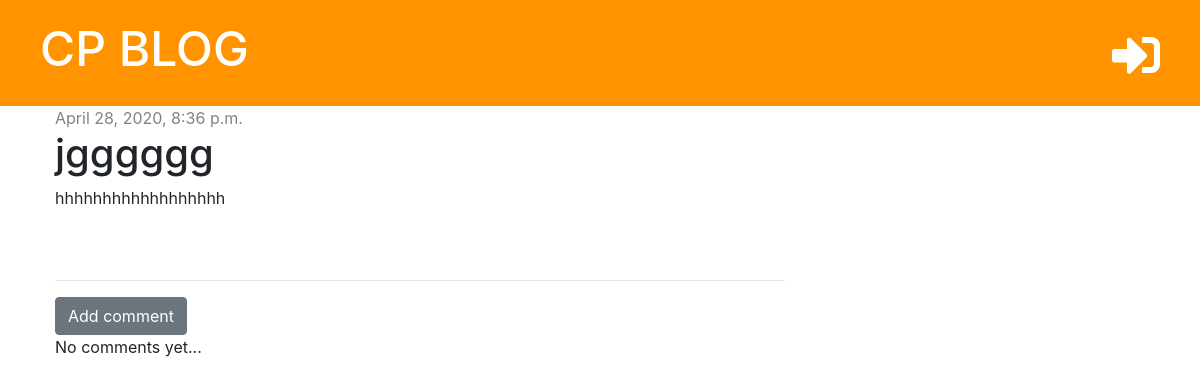
The page /post/9/ on the database as committed earlier.
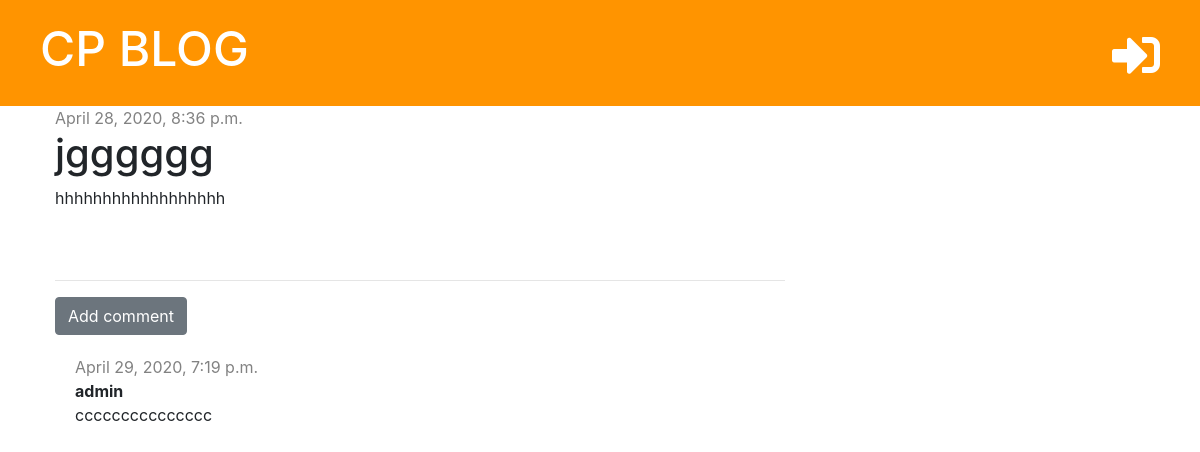
The same page on the database as committed later.
### blog/models.py (models this page shows, shortened)
class Comment(models.Model):
    post = models.ForeignKey('blog.Post', on_delete=models.CASCADE, related_name='comments')
    author = models.CharField(max_length=200)
    text = models.TextField()
    created_date = models.DateTimeField(default=timezone.now)
    approved = models.BooleanField(default=False)

### blog/views.py (the view)
# urls.py: path('post/<int:pk>/', views.post_detail, name='post_detail'),
def post_detail(request, pk):
    post = get_object_or_404(Post, pk=pk)
    stuff_for_frontend = {'post': post}
    return render(request, 'blog/post_detail.html', stuff_for_frontend)

### blog/templates/blog/post_detail.html (shortened to what this page needs)
{% extends 'blog/base.html' %}
{% block content %}
    <div class="post">
        {% if post.published_date %}
            <div class="date">
                {{ post.published_date }}
            </div>
            {% else %}
            <a href="{% url 'post_publish' pk=post.pk %}" class="btn btn-primary">Publish</a>
        {% endif %}
        <h1>{{ post.title }}</h1>
        <p>{{ post.text | linebreaksbr }}</p>
    </div>
    <hr>
    <a href="{% url 'add_comment_to_post' pk=post.pk %}" class="btn btn-secondary">Add comment</a>
    {% for comment in post.comments.all %}
        {% if user.is_authenticated or comment.approved %}
            <div class="comment">
                <div class="date">
                    {{ comment.created_date }}
                </div>
                <strong>{{ comment.author }}</strong>
                <p>{{ comment.text }}</p>
            </div>
        {% endif %}
        {% empty %}
        <p>No comments yet...</p>
    {% endfor %}
{% endblock %}

Rows that differ between the two databases and show on the page:
added Comment: created_date "April 29, 2020, 7:19 p.m.", author "admin", text "ccccccccccccccc"
Other text that changed with them:
text no longer shown: "No comments yet..."
